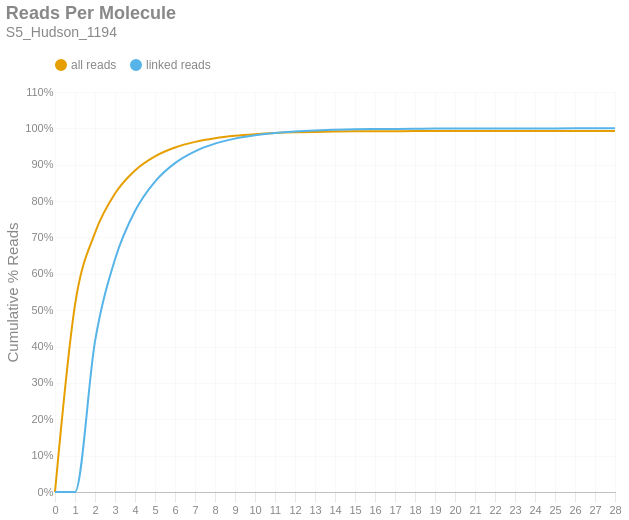

This figure's notebook cell:
### Markdown cell above
### Reads per Molecule
This chart shows the cumulative distribution of the number of reads per linked molecule. That is, how many alignments are associated with a unique molecule. This excludes the number of reads associated with invalid or absent linked-read barcodes. The `linked` histogram is the percentages recalculated when disregarding singletons.

### Code cell
if SKIPLR:
    print_html(f"Skipped")
else:
    counts = np.bincount(valids['reads'].cast(pl.Int64).to_numpy())
    weighted = counts * np.arange(len(counts))
    all_perc = weighted / n_reads
    linked_perc = weighted / n_linked_reads
    linked_perc[1] = 0
    binned_df = pl.DataFrame({
        'readsper': list(range(len(counts))),
        'all reads (cumsum)': np.cumsum(all_perc).tolist(),
        'linked reads (cumsum)': np.cumsum(linked_perc).tolist(),
    })

    with SafeRender(binned_df):
        (
            density_plot(binned_df, 'Reads Per Molecule', samplename, 'readspmol')
            .encode(
                x=alt.X('readsper:O', title=None).axis(labelAngle=0).scale(padding=0),
                y=alt.Y('value:Q', title='Cumulative % Reads').axis(format='%').stack(False),
                color=alt.Color("key:N").scale(domain=["all reads", "linked reads"]),
                tooltip=[
                    alt.Tooltip("key:N", title="Data Type"),
                    alt.Tooltip("readsper:O", title="Reads Per Molecule"),
                    alt.Tooltip("value:Q", format=".2%", title="% Reads (Cum.)")
                ]            
            )
        ).display()

### Figure 1 — Vega-Lite specification as saved in the notebook (floating-point values rounded to 4 significant figures)
{"width": "container", "height": 400, "config": {"title": {"anchor": "start", "dy": -15, "fontSize": 18, "color": "#888888", "subtitleColor": "#888888", "subtitleFontSize": 14}, "arc": {"fill": "#0072B2"}, "axis": {"domainColor": "#888888", "domainWidth": 0.5, "gridWidth": 0.2, "grid": false, "titleFontWeight": 400, "titleFontSize": 15, "labelFontSize": 11, "labelColor": "#888888", "tickColor": "#888888", "tickWidth": 0.2, "titleColor": "#888888"}, "axisBand": {"grid": false}, "axisX": {"grid": true, "tickSize": 10, "domainCap": "round"}, "axisY": {"domain": false, "grid": true, "tickSize": 0, "domainCap": "round"}, "background": "transparent", "header": {"labelFontSize": 15, "labelColor": "#888888", "titleFontSize": 15, "titleFontWeight": 600, "titleColor": "#888888"}, "legend": {"labelFont": "sans-serif", "labelFontSize": 12, "labelColor": "#888888", "symbolSize": 100, "symbolType": "circle", "titleFontSize": 12, "titlePadding": 10, "titleColor": "#888888", "title": null, "orient": "top"}, "range": {"category": ["#E69F00", "#56B4E9", "#009E73", "#F0E442", "#0072B2", "#D55E00", "#CC79A7", "#000000"], "diverging": ["#cfe8f3", "#a2d4ec", "#73bfe2", "#46abdb", "#1696d2", "#12719e"]}, "area": {"fill": "#0072B2", "fillOpacity": 0.7, "line": true, "strokeOpacity": 0.7}, "line": {"color": "#0072B2", "stroke": "#0072B2", "strokeWidth": 2}, "trail": {"color": "#0072B2", "stroke": "#0072B2", "strokeWidth": 0, "size": 1}, "point": {"filled": true, "fillOpacity": 1.0, "size": 95}, "text": {"color": "#888888", "fontSize": 11, "align": "right", "fontWeight": 400, "size": 11}, "bar": {"fill": "#0072B2", "stroke": null}, "view": {"stroke": null, "continuousWidth": 660, "continuousHeight": 400}}, "data": {"name": "data-5a9c978d22002483894f1bd00726c875"}, "mark": {"type": "line", "interpolate": "monotone", "point": {"opacity": 0, "size": 275}}, "encoding": {"color": {"field": "key", "scale": {"domain": ["all reads", "linked reads"]}, "type": "nominal"}, "tooltip": [{"field": "key", "title": "Data Type", "type": "nominal"}, {"field": "readsper", "title": "Reads Per Molecule", "type": "ordinal"}, {"field": "value", "format": ".2%", "title": "% Reads (Cum.)", "type": "quantitative"}], "x": {"axis": {"labelAngle": 0}, "field": "readsper", "scale": {"padding": 0}, "title": null, "type": "ordinal"}, "y": {"axis": {"format": "%"}, "field": "value", "stack": false, "title": "Cumulative % Reads", "type": "quantitative"}}, "params": [{"name": "param_c36ac31b6afebe62", "select": {"type": "point", "fields": ["key"]}, "bind": "legend"}], "title": {"text": "Reads Per Molecule", "subtitle": "S5_Hudson_1194"}, "transform": [{"fold": ["all reads (cumsum)", "linked reads (cumsum)"]}, {"calculate": "replace(datum.key, ' (cumsum)', '')", "as": "key"}, {"filter": {"param": "param_c36ac31b6afebe62"}}], "usermeta": {"embedOptions": {"downloadFileName": "S5_Hudson_1194.readspmol"}}, "$schema": "https://vega.github.io/schema/vega-lite/v6.1.0.json", "datasets": {"data-5a9c978d22002483894f1bd00726c875": [{"readsper": 0, "all reads (cumsum)": 0.0, "linked reads (cumsum)": 0.0}, {"readsper": 1, "all reads (cumsum)": 0.5148, "linked reads (cumsum)": 0.0}, {"readsper": 2, "all reads (cumsum)": 0.7128, "linked reads (cumsum)": 0.414}, {"readsper": 3, "all reads (cumsum)": 0.8208, "linked reads (cumsum)": 0.6399}, {"readsper": 4, "all reads (cumsum)": 0.8843, "linked reads (cumsum)": 0.7727}, {"readsper": 5, "all reads (cumsum)": 0.923, "linked reads (cumsum)": 0.8537}, {"readsper": 6, "all reads (cumsum)": 0.9473, "linked reads (cumsum)": 0.9045}, {"readsper": 7, "all reads (cumsum)": 0.9628, "linked reads (cumsum)": 0.9369}, {"readsper": 8, "all reads (cumsum)": 0.9729, "linked reads (cumsum)": 0.958}, {"readsper": 9, "all reads (cumsum)": 0.9795, "linked reads (cumsum)": 0.9718}, {"readsper": 10, "all reads (cumsum)": 0.9838, "linked reads (cumsum)": 0.9808}, {"readsper": 11, "all reads (cumsum)": 0.987, "linked reads (cumsum)": 0.9874}, {"readsper": 12, "all reads (cumsum)": 0.989, "linked reads (cumsum)": 0.9917}, {"readsper": 13, "all reads (cumsum)": 0.9903, "linked reads (cumsum)": 0.9944}, {"readsper": 14, "all reads (cumsum)": 0.9911, "linked reads (cumsum)": 0.9961}, {"readsper": 15, "all reads (cumsum)": 0.9918, "linked reads (cumsum)": 0.9974}, {"readsper": 16, "all reads (cumsum)": 0.9921, "linked reads (cumsum)": 0.9981}, {"readsper": 17, "all reads (cumsum)": 0.9923, "linked reads (cumsum)": 0.9986}, {"readsper": 18, "all reads (cumsum)": 0.9925, "linked reads (cumsum)": 0.999}, {"readsper": 19, "all reads (cumsum)": 0.9927, "linked reads (cumsum)": 0.9994}, {"readsper": 20, "all reads (cumsum)": 0.9928, "linked reads (cumsum)": 0.9996}, {"readsper": 21, "all reads (cumsum)": 0.9929, "linked reads (cumsum)": 0.9997}, {"readsper": 22, "all reads (cumsum)": 0.9929, "linked reads (cumsum)": 0.9998}, {"readsper": 23, "all reads (cumsum)": 0.993, "linked reads (cumsum)": 0.9999}, {"readsper": 24, "all reads (cumsum)": 0.993, "linked reads (cumsum)": 0.9999}, {"readsper": 25, "all reads (cumsum)": 0.993, "linked reads (cumsum)": 0.9999}, {"readsper": 26, "all reads (cumsum)": 0.993, "linked reads (cumsum)": 1.0}, {"readsper": 27, "all reads (cumsum)": 0.993, "linked reads (cumsum)": 1.0}, {"readsper": 28, "all reads (cumsum)": 0.993, "linked reads (cumsum)": 1.0}]}}
